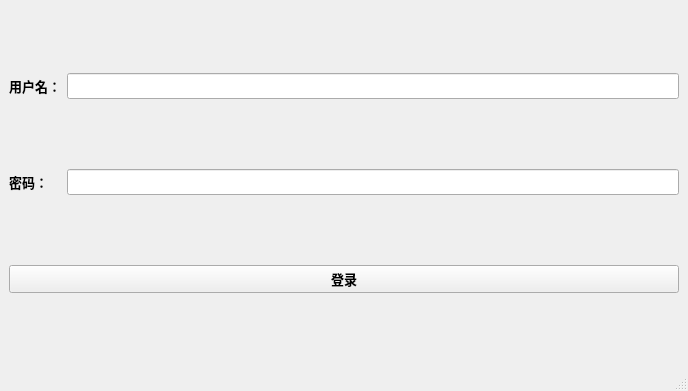
<?xml version="1.0" encoding="UTF-8"?>
<ui version="4.0">
 <class>MainWindow</class>
 <widget class="QMainWindow" name="MainWindow">
  <property name="geometry">
   <rect>
    <x>0</x>
    <y>0</y>
    <width>688</width>
    <height>391</height>
   </rect>
  </property>
  <property name="windowTitle">
   <string>即时通信应用系统-客户端</string>
  </property>
  <widget class="QWidget" name="centralwidget">
   <layout class="QGridLayout" name="gridLayout">
    <item row="0" column="0">
     <widget class="QLabel" name="label">
      <property name="font">
       <font>
        <family>Agency FB</family>
        <pointsize>10</pointsize>
        <weight>75</weight>
        <bold>true</bold>
       </font>
      </property>
      <property name="text">
       <string>用户名：</string>
      </property>
     </widget>
    </item>
    <item row="0" column="1">
     <widget class="QLineEdit" name="lineEdit">
      <property name="font">
       <font>
        <family>Agency FB</family>
        <pointsize>10</pointsize>
        <weight>50</weight>
        <bold>false</bold>
       </font>
      </property>
     </widget>
    </item>
    <item row="1" column="0">
     <widget class="QLabel" name="label_2">
      <property name="font">
       <font>
        <family>Agency FB</family>
        <pointsize>10</pointsize>
        <weight>75</weight>
        <bold>true</bold>
       </font>
      </property>
      <property name="text">
       <string>密码：</string>
      </property>
     </widget>
    </item>
    <item row="1" column="1">
     <widget class="QLineEdit" name="lineEdit_2">
      <property name="font">
       <font>
        <family>Agency FB</family>
        <pointsize>10</pointsize>
       </font>
      </property>
     </widget>
    </item>
    <item row="2" column="0" colspan="2">
     <widget class="QPushButton" name="pushButton">
      <property name="font">
       <font>
        <family>Agency FB</family>
        <pointsize>10</pointsize>
        <weight>75</weight>
        <bold>true</bold>
       </font>
      </property>
      <property name="text">
       <string>登录</string>
      </property>
     </widget>
    </item>
   </layout>
  </widget>
  <widget class="QStatusBar" name="statusbar"/>
 </widget>
 <resources/>
 <connections/>
</ui>
